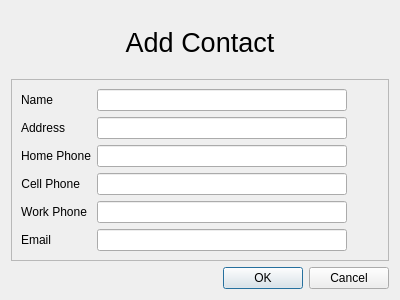
<?xml version="1.0" encoding="UTF-8"?>
<ui version="4.0">
 <class>ABookDialog</class>
 <widget class="QDialog" name="ABookDialog">
  <property name="geometry">
   <rect>
    <x>0</x>
    <y>0</y>
    <width>400</width>
    <height>300</height>
   </rect>
  </property>
  <property name="minimumSize">
   <size>
    <width>125</width>
    <height>21</height>
   </size>
  </property>
  <property name="windowTitle">
   <string>Dialog</string>
  </property>
  <layout class="QVBoxLayout" name="verticalLayout">
   <item>
    <widget class="QLabel" name="label">
     <property name="font">
      <font>
       <pointsize>20</pointsize>
      </font>
     </property>
     <property name="text">
      <string>Add Contact</string>
     </property>
     <property name="alignment">
      <set>Qt::AlignCenter</set>
     </property>
    </widget>
   </item>
   <item>
    <widget class="QFrame" name="frame">
     <property name="frameShape">
      <enum>QFrame::StyledPanel</enum>
     </property>
     <property name="frameShadow">
      <enum>QFrame::Raised</enum>
     </property>
     <layout class="QFormLayout" name="formLayout">
      <item row="2" column="0">
       <widget class="QLabel" name="label_2">
        <property name="maximumSize">
         <size>
          <width>150</width>
          <height>16777215</height>
         </size>
        </property>
        <property name="text">
         <string>Home Phone</string>
        </property>
       </widget>
      </item>
      <item row="2" column="1">
       <widget class="QLineEdit" name="hPhone">
        <property name="maximumSize">
         <size>
          <width>250</width>
          <height>16777215</height>
         </size>
        </property>
       </widget>
      </item>
      <item row="3" column="0">
       <widget class="QLabel" name="label_5">
        <property name="maximumSize">
         <size>
          <width>150</width>
          <height>16777215</height>
         </size>
        </property>
        <property name="text">
         <string>Cell Phone</string>
        </property>
        <property name="alignment">
         <set>Qt::AlignRight|Qt::AlignTrailing|Qt::AlignVCenter</set>
        </property>
       </widget>
      </item>
      <item row="3" column="1">
       <widget class="QLineEdit" name="cPhone">
        <property name="maximumSize">
         <size>
          <width>250</width>
          <height>16777215</height>
         </size>
        </property>
       </widget>
      </item>
      <item row="4" column="0">
       <widget class="QLabel" name="label_11">
        <property name="maximumSize">
         <size>
          <width>150</width>
          <height>16777215</height>
         </size>
        </property>
        <property name="text">
         <string>Work Phone</string>
        </property>
        <property name="alignment">
         <set>Qt::AlignRight|Qt::AlignTrailing|Qt::AlignVCenter</set>
        </property>
       </widget>
      </item>
      <item row="4" column="1">
       <widget class="QLineEdit" name="wPhone">
        <property name="maximumSize">
         <size>
          <width>250</width>
          <height>16777215</height>
         </size>
        </property>
       </widget>
      </item>
      <item row="5" column="0">
       <widget class="QLabel" name="label_9">
        <property name="maximumSize">
         <size>
          <width>150</width>
          <height>16777215</height>
         </size>
        </property>
        <property name="text">
         <string>Email</string>
        </property>
        <property name="alignment">
         <set>Qt::AlignRight|Qt::AlignTrailing|Qt::AlignVCenter</set>
        </property>
       </widget>
      </item>
      <item row="5" column="1">
       <widget class="QLineEdit" name="email">
        <property name="maximumSize">
         <size>
          <width>250</width>
          <height>16777215</height>
         </size>
        </property>
       </widget>
      </item>
      <item row="0" column="0">
       <widget class="QLabel" name="label_3">
        <property name="text">
         <string>Name</string>
        </property>
       </widget>
      </item>
      <item row="0" column="1">
       <widget class="QLineEdit" name="name">
        <property name="maximumSize">
         <size>
          <width>250</width>
          <height>16777215</height>
         </size>
        </property>
       </widget>
      </item>
      <item row="1" column="0">
       <widget class="QLabel" name="label_10">
        <property name="maximumSize">
         <size>
          <width>120</width>
          <height>16777215</height>
         </size>
        </property>
        <property name="text">
         <string>Address</string>
        </property>
        <property name="alignment">
         <set>Qt::AlignRight|Qt::AlignTrailing|Qt::AlignVCenter</set>
        </property>
       </widget>
      </item>
      <item row="1" column="1">
       <widget class="QLineEdit" name="address">
        <property name="minimumSize">
         <size>
          <width>0</width>
          <height>0</height>
         </size>
        </property>
        <property name="maximumSize">
         <size>
          <width>250</width>
          <height>16777215</height>
         </size>
        </property>
       </widget>
      </item>
     </layout>
    </widget>
   </item>
   <item>
    <widget class="QDialogButtonBox" name="buttonBox">
     <property name="orientation">
      <enum>Qt::Horizontal</enum>
     </property>
     <property name="standardButtons">
      <set>QDialogButtonBox::Cancel|QDialogButtonBox::Ok</set>
     </property>
    </widget>
   </item>
  </layout>
 </widget>
 <resources/>
 <connections/>
</ui>
